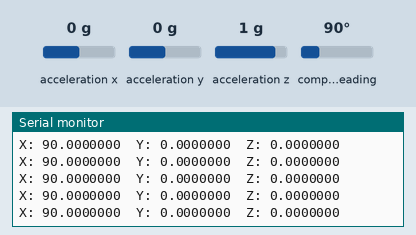
Recording of a sketch running on a simulated Arduino Uno, built with avr-gcc and run on an emulated ATmega328P. Parts: the last lines printed to the serial monitor. Inputs (shaded band) come from the test bench; at power-on: acceleration x 0 g, acceleration y 0 g, compass heading 90°, acceleration z 1 g.

Above: at 2.2 s.
2.3 s: acceleration x set to -1.4 g
At 2.47 s:
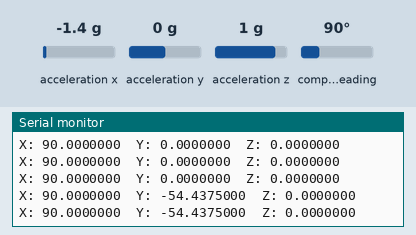
5.3 s: acceleration y set to -1.4 g
At 5.34 s:
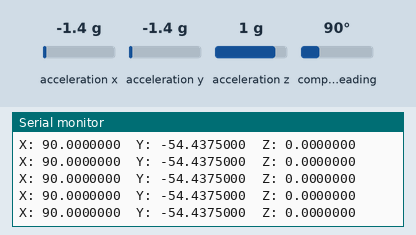
8.3 s: compass heading set to 7°
At 8.31 s:
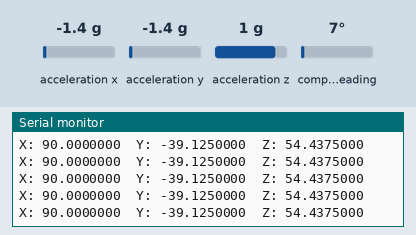
11.3 s: acceleration z set to -1.4 g
At 11.31 s:
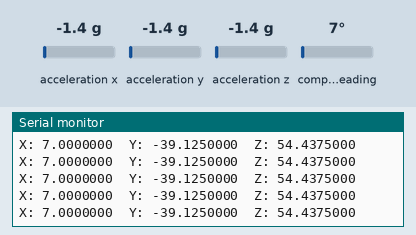
Timing chart, 0 to 14.3 s (numbered marks = the images above; inputs shaded):
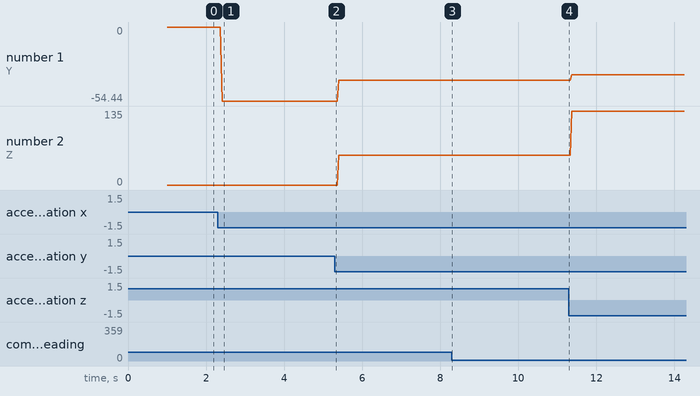

Measured:
- after the input at 2.3 s, the serial monitor: prints a new line after 0.11 s (image 1)
- plotted number 1: 0 → -54.44 after the input at 2.3 s, -54.44 → -39.12 after the input at 5.3 s, -39.12 → -35.25 after the input at 11.3 s
- plotted number 2: 0 → 54.44 after the input at 5.3 s, 54.44 → 135 after the input at 11.3 s

The sketch:

bno055_readings.ino
```cpp
#include <Wire.h>
#include <Adafruit_Sensor.h>
#include <Adafruit_BNO055.h>
#include <utility/imumaths.h>

Adafruit_BNO055 bno055 = Adafruit_BNO055(55, 0x29);
char hasBno055InitializedCorrectly = 0;

void setup(void) {
    Serial.begin(9600);

    // Initialise the sensor
    hasBno055InitializedCorrectly = bno055.begin();
    delay(1000);
    bno055.setExtCrystalUse(true);
}

void loop(void) {
    if(!hasBno055InitializedCorrectly) {
        while(true) {
            Serial.println("Bno055 couldn't initialize");
        }
    }

    // Get the bno055 event
    sensors_event_t bno055Event;
    bno055.getEvent(&bno055Event);

    // log imu data
    Serial.print("X: ");
    Serial.print(bno055Event.orientation.x, 7);
    Serial.print("\tY: ");
    Serial.print(bno055Event.orientation.y, 7);
    Serial.print("\tZ: ");
    Serial.print(bno055Event.orientation.z, 7);
    Serial.println("");
}
```
